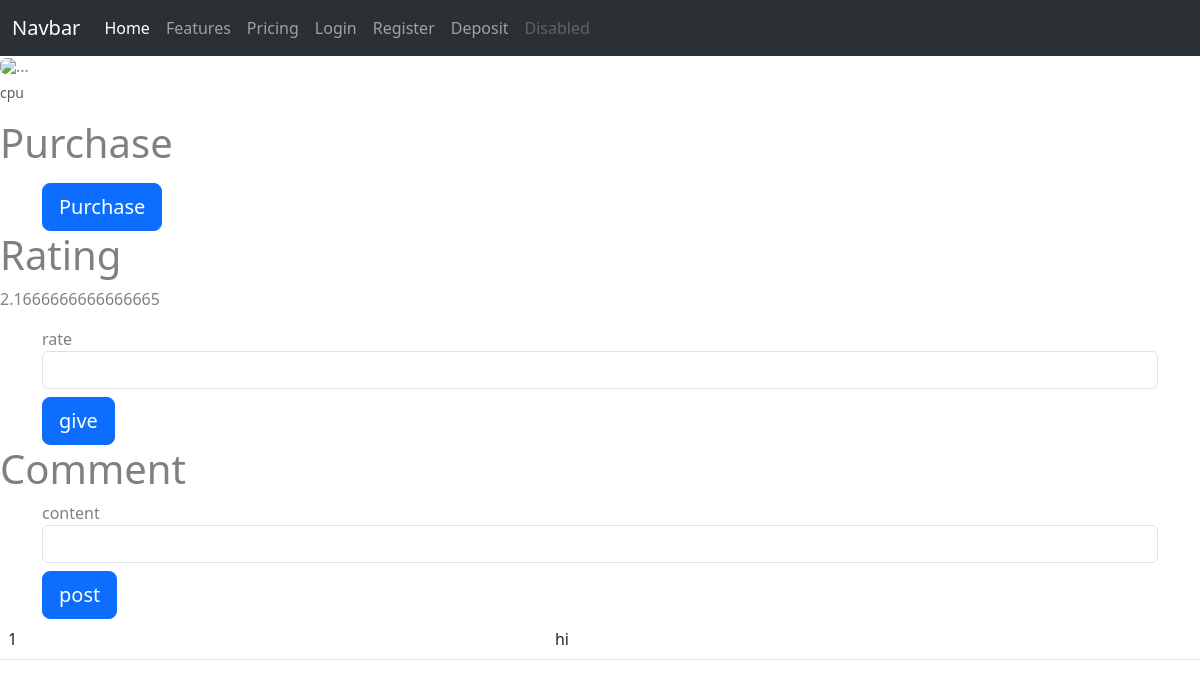
The page /itempage/1 on the database its author committed.
### ltt/models.py (models this page shows, shortened)
class Item(db.Model):
    __tablename__ = 'item'
    id = db.Column(db.Integer,primary_key = True)
    item_name = db.Column(db.String(20))
    item_price = db.Column(db.Integer)
    item_image = db.Column(db.String(20), default = "default.jpg")
    item_type = db.Column(db.String(20))
    item_c = db.Column(db.Integer)
    comments = db.relationship("Comment",backref ="item")
    rate_count = db.Column(db.Integer, default = 0)
    rate_acc = db.Column(db.Integer,default = 0)

class Comment(db.Model):
    id = db.Column(db.Integer, primary_key = True)
    content = db.Column(db.String(120))
    item_id = db.Column(db.Integer, db.ForeignKey('item.id'))

### ltt/view.py (the view, shortened to what this page needs)
@view.route('/itempage/<int:items_id>', methods = ['GET','POST'])   #item page
def views(items_id):
    item_to_show = Item.query.get_or_404(items_id)
    c = Comment.query.filter_by(item_id = items_id)
    form = CommentForm()
    rform = RateForm()
    if rform.validate_on_submit():
        item_to_show.rate_count = item_to_show.rate_count + 1
        item_to_show.rate_acc = item_to_show.rate_acc + rform.rate.data
        db.session.commit()
        return redirect(url_for('view.views', items_id = items_id))
    Pform = PurchaseForm()
    return render_template('item.html',item_to_show = item_to_show,c = c ,form = form, rform = rform,Pform = Pform)

### ltt/forms.py
class CommentForm(FlaskForm):
    content = StringField(label='content',  validators=[DataRequired()])
    submit = SubmitField(label='post')

class RateForm(FlaskForm):
    rate = IntegerField(label='rate',  validators=[DataRequired()])
    submit = SubmitField(label='give')

### ltt/templates/item.html (shortened to what this page needs)
{% extends "base.html" %}
{% block contend %}
<figure class="figure">
    <img src="/static/pics/{{item_to_show.item_image}}" class="figure-img img-fluid rounded" alt="...">
    <figcaption class="figure-caption">{{item_to_show.item_name}}</figcaption>
</figure>
<h1>Purchase</h1>
<div class = "container">
    <form method="POST" class = "form-register">
        {{Pform.submit(class="btn btn-lg btn-block btn-primary mt-2")}}
    </form>
</div>
<h1>Rating</h1>
{% if item_to_show.rate_count == 0   %}
    <p>0.0</p>
{% else %}
    {% set rate = item_to_show.rate_acc/item_to_show.rate_count %}
    <p>{{rate}}</p>
{% endif %}
<div class = "container">
    <form method="POST" class = "form-register">
        {{ rform.rate.label() }}
        {{ rform.rate(class="form-control")}}
        {{ rform.submit(class="btn btn-lg btn-block btn-primary mt-2")}}
    </form>
</div>
<h1>Comment</h1>
<div class = "container">
    <form method="POST" class = "form-register">
        {{ form.content.label() }}
        {{ form.content(class="form-control")}}
        {{form.submit(class="btn btn-lg btn-block btn-primary mt-2")}}
    </form>
</div>
<table class = "table table-hover">
    <tbody>
        {% for cc in c %}
        <tr>
            <td>{{cc.id}}</td>
            <td>{{cc.content}}</td>
        </tr>
        {% endfor %}
    </tbody>
</table>
{% endblock %}

### ltt/static/main.css (style rules this page uses)
* { box-sizing: border-box; }
body { color: grey; }

### rows shown on the page
Item: item_name "cpu"
Comment: id "1", content "hi"

### other values the page prints
{{ rate }} "2.1666666666666665"
{{ rform.rate.label() }} "rate"
